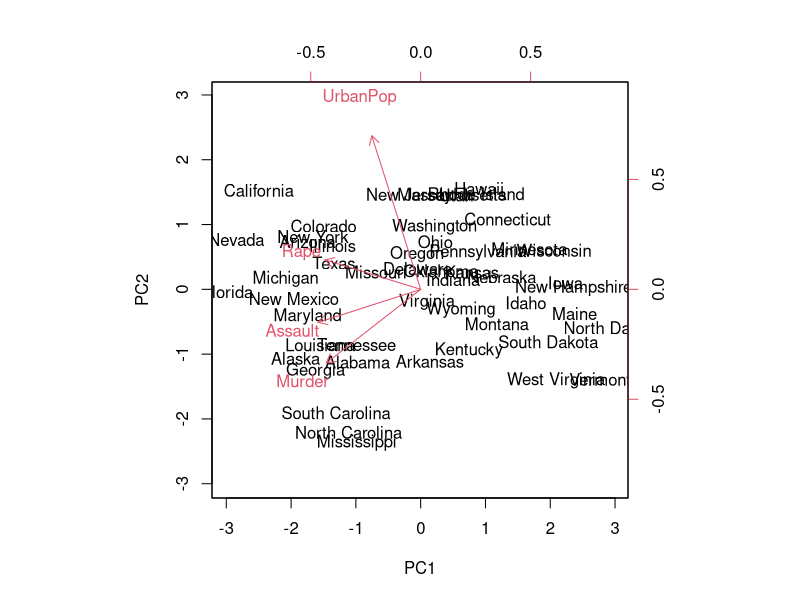
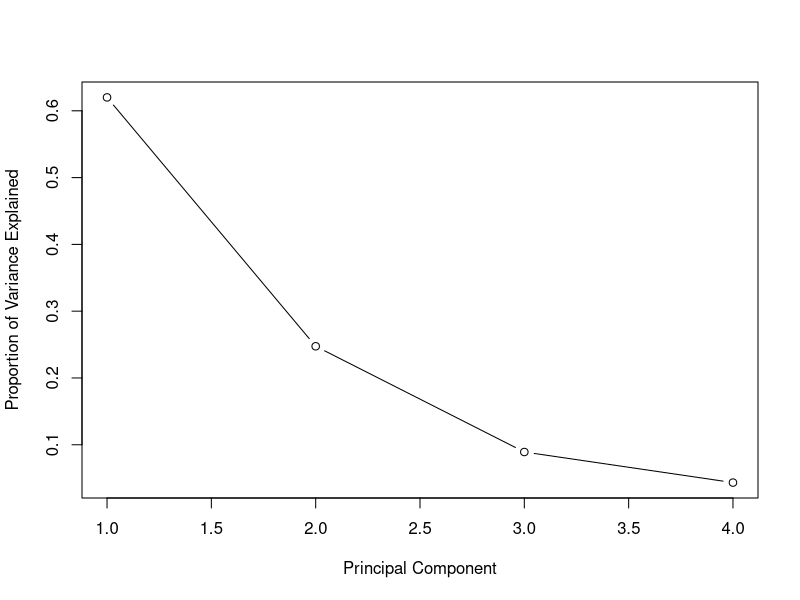

Here is the R script that generated these plots, in order:
## ---- chunk 1
library("tidyverse")
library("broom")
library("cowplot")
## ---- chunk 2
# Load the dataset
data(USArrests)

# View the data
head(USArrests)

# Perform PCA (scaling is important!)
pca_result <- prcomp(USArrests, scale = TRUE)

# View summary
summary(pca_result)

# Create a biplot
biplot(pca_result, scale = 0)

# Scree plot to see variance explained
plot(pca_result$sdev^2 / sum(pca_result$sdev^2), 
     type = "b", 
     xlab = "Principal Component", 
     ylab = "Proportion of Variance Explained")

